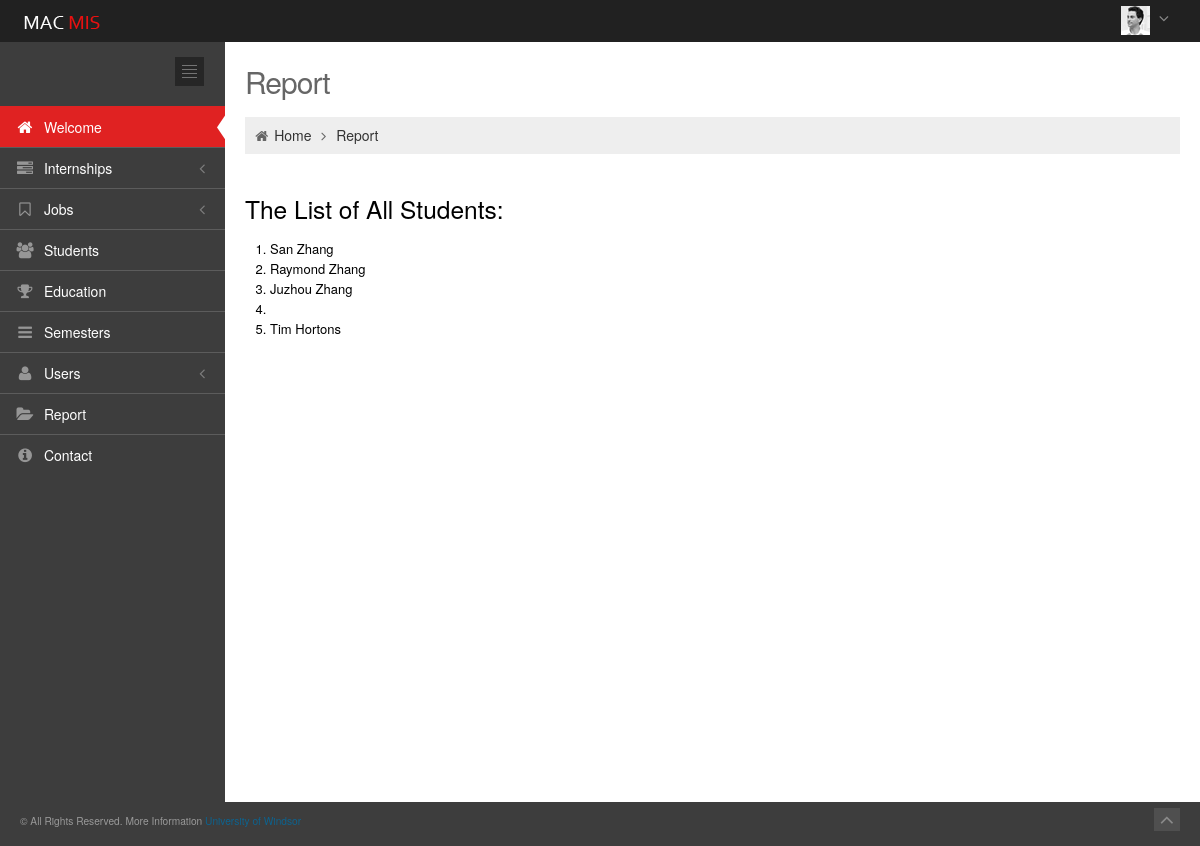
Page /app/report_allStudent (signed in) on the committed database.
### app/models.py (models this page shows)
class Student(models.Model):
    GENDER_CHOICES = (
        ('F', 'Female'),
        ('M', 'Male'),
    )
    STATUS_CHOICES = (
        ('I', 'International Resident'),
        ('P', 'Permanent Resident'),
    )
    CURRENT_PAST = (
        ('C', 'Current Student'),
        ('P', 'Past Student')
    )
    user = models.OneToOneField(User)
    job_id = models.ForeignKey(Job,blank=True,null=True)
    semester_id = models.ForeignKey(Semester_registered, blank=True, null=True)
    stu_telephone = models.IntegerField(null=True, blank= True)
    stu_gender = models.CharField(max_length=1, choices=GENDER_CHOICES,default="")
    stu_status = models.CharField(max_length=1, choices=STATUS_CHOICES, default='I')
    stu_current_past = models.CharField(max_length=1, choices=CURRENT_PAST,default="")
    stu_nationality = models.CharField(max_length=50, blank= True, null=True)
    def __str__(self):
        return "{} {}".format(self.user.first_name, self.user.last_name)

### app/views.py (the view)
def report_allStudent(request):
    studentlist = Student.objects.all()
    return render(request, 'app/report_allStudent.html', {'studentlist':studentlist})

### app/templates/app/report_allStudent.html
{% extends 'app/base.html' %}
{% block container %}
		<div class="page-content">
			<div class="container-fluid">
				<div class="row-fluid">
					<div class="span12">
						<h3 class="page-title">
							Report
						</h3>
						<ul class="breadcrumb">
							<li>
								<i class="icon-home"></i>
								<a href="{% url 'app:welcome' %}">Home</a>
								<i class="icon-angle-right"></i>
							</li>
							<li><a href="#">Report</a></li>
						</ul>
					</div>
				</div>
				<div id="dashboard">
                    <h3>The List of All Students: </h3>
                    {% if studentlist %}
                        <ol>
                        {% for student in studentlist %}
                            <li>{{ student }}</li>
                        {% endfor %}
                        </ol>
                    {% else %}
                        <strong>There is no student in the database!</strong>
                    {% endif %}
				</div>
			</div>
		</div>
{% endblock %}

### app/static/app/css/style-responsive.css (style rules this page uses)
@media (min-width: 980px) { .page-content { margin-left: 225px; margin-top: 0px; min-height: 760px; } }

### app/static/app/css/default.css (style rules this page uses)
body { background-color: #3d3d3d !important; }

### rows in the picture
Student: user.last_name "San Zhang"
Student: user.last_name "Raymond Zhang"
Student: user.last_name "Juzhou Zhang"
Student: user.last_name "Tim Hortons"
